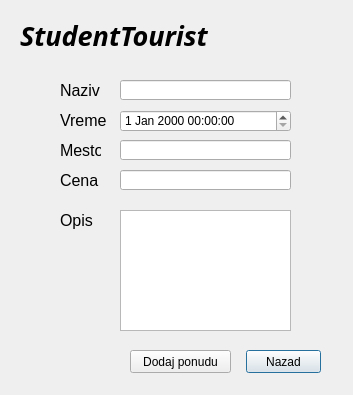
<?xml version="1.0" encoding="UTF-8"?>
<ui version="4.0">
 <class>Ponuda</class>
 <widget class="QDialog" name="Ponuda">
  <property name="geometry">
   <rect>
    <x>0</x>
    <y>0</y>
    <width>353</width>
    <height>395</height>
   </rect>
  </property>
  <property name="windowTitle">
   <string>Dialog</string>
  </property>
  <widget class="QLabel" name="place_label">
   <property name="geometry">
    <rect>
     <x>60</x>
     <y>140</y>
     <width>41</width>
     <height>21</height>
    </rect>
   </property>
   <property name="font">
    <font>
     <family>MS Shell Dlg 2</family>
     <pointsize>12</pointsize>
     <weight>50</weight>
     <bold>false</bold>
    </font>
   </property>
   <property name="text">
    <string>Mesto</string>
   </property>
  </widget>
  <widget class="QLabel" name="title">
   <property name="geometry">
    <rect>
     <x>20</x>
     <y>20</y>
     <width>311</width>
     <height>31</height>
    </rect>
   </property>
   <property name="font">
    <font>
     <family>Ravie</family>
     <pointsize>20</pointsize>
     <weight>75</weight>
     <italic>true</italic>
     <bold>true</bold>
    </font>
   </property>
   <property name="layoutDirection">
    <enum>Qt::LeftToRight</enum>
   </property>
   <property name="text">
    <string>StudentTourist</string>
   </property>
  </widget>
  <widget class="QLineEdit" name="place_input_newponuda">
   <property name="geometry">
    <rect>
     <x>120</x>
     <y>140</y>
     <width>171</width>
     <height>20</height>
    </rect>
   </property>
  </widget>
  <widget class="QLabel" name="desc_label">
   <property name="geometry">
    <rect>
     <x>60</x>
     <y>210</y>
     <width>41</width>
     <height>21</height>
    </rect>
   </property>
   <property name="font">
    <font>
     <pointsize>12</pointsize>
    </font>
   </property>
   <property name="text">
    <string>Opis</string>
   </property>
  </widget>
  <widget class="QLabel" name="time_label">
   <property name="geometry">
    <rect>
     <x>60</x>
     <y>110</y>
     <width>51</width>
     <height>21</height>
    </rect>
   </property>
   <property name="font">
    <font>
     <pointsize>12</pointsize>
    </font>
   </property>
   <property name="text">
    <string>Vreme</string>
   </property>
  </widget>
  <widget class="QPushButton" name="back_btn_newponuda">
   <property name="geometry">
    <rect>
     <x>246</x>
     <y>350</y>
     <width>75</width>
     <height>23</height>
    </rect>
   </property>
   <property name="text">
    <string>Nazad</string>
   </property>
  </widget>
  <widget class="QLineEdit" name="name_input_newponuda">
   <property name="geometry">
    <rect>
     <x>120</x>
     <y>80</y>
     <width>171</width>
     <height>20</height>
    </rect>
   </property>
  </widget>
  <widget class="QLabel" name="name_label">
   <property name="geometry">
    <rect>
     <x>60</x>
     <y>80</y>
     <width>41</width>
     <height>21</height>
    </rect>
   </property>
   <property name="font">
    <font>
     <family>MS Shell Dlg 2</family>
     <pointsize>12</pointsize>
     <weight>50</weight>
     <bold>false</bold>
    </font>
   </property>
   <property name="text">
    <string>Naziv</string>
   </property>
  </widget>
  <widget class="QPushButton" name="add_btn_newponuda">
   <property name="geometry">
    <rect>
     <x>130</x>
     <y>350</y>
     <width>101</width>
     <height>23</height>
    </rect>
   </property>
   <property name="text">
    <string>Dodaj ponudu</string>
   </property>
  </widget>
  <widget class="QPlainTextEdit" name="desc_input_newponuda">
   <property name="geometry">
    <rect>
     <x>120</x>
     <y>210</y>
     <width>171</width>
     <height>121</height>
    </rect>
   </property>
  </widget>
  <widget class="QDateTimeEdit" name="time_input_newponuda">
   <property name="geometry">
    <rect>
     <x>120</x>
     <y>110</y>
     <width>171</width>
     <height>22</height>
    </rect>
   </property>
  </widget>
  <widget class="QLineEdit" name="price_input_newponuda">
   <property name="geometry">
    <rect>
     <x>120</x>
     <y>170</y>
     <width>171</width>
     <height>20</height>
    </rect>
   </property>
  </widget>
  <widget class="QLabel" name="price_label">
   <property name="geometry">
    <rect>
     <x>60</x>
     <y>170</y>
     <width>41</width>
     <height>21</height>
    </rect>
   </property>
   <property name="font">
    <font>
     <family>MS Shell Dlg 2</family>
     <pointsize>12</pointsize>
     <weight>50</weight>
     <bold>false</bold>
    </font>
   </property>
   <property name="text">
    <string>Cena</string>
   </property>
  </widget>
 </widget>
 <resources/>
 <connections/>
</ui>
